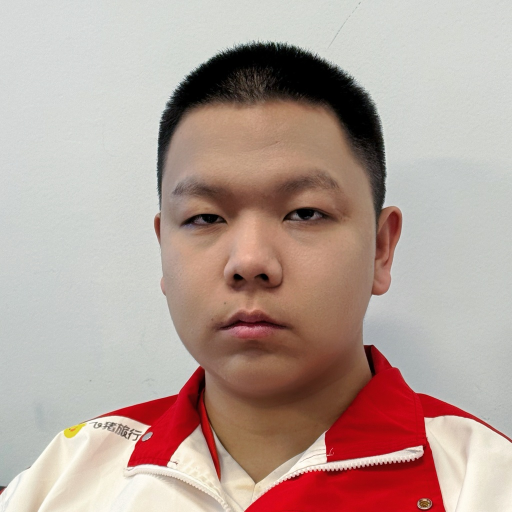
#> input picture docs/avatar_dashuai.jpg, 1024 x 1024 px, found by its file name (shown at 1/2 size)
$ python make_icon.py
#> lines starting #> are read from the running program, lines starting #| are printed output that depends on the picture
# -*- coding: utf-8 -*-
"""从角色头像生成 Android 应用图标（mipmap PNG，含圆角方形 + 圆形两套）。"""
import os
from PIL import Image, ImageDraw

BASE = os.path.dirname(os.path.abspath(__file__))
SRC = os.path.join(BASE, "..", "xiaoni-ai-persona", "pages", "avatar_dashuai.jpg")
OUT = os.path.join(BASE, "app", "src", "main", "res")

# 各密度的启动器图标尺寸（px）
SIZES = {
    "mipmap-mdpi": 48,
    "mipmap-hdpi": 72,
    "mipmap-xhdpi": 96,
    "mipmap-xxhdpi": 144,
    "mipmap-xxxhdpi": 192,
}


def rounded_square(img: Image.Image, size: int, radius_ratio: float = 0.22) -> Image.Image:
    """按指定尺寸生成圆角方形图标（带 8% 内边距与背景色）。"""
    canvas = Image.new("RGBA", (size, size), (10, 10, 10, 255))
    side = int(size * 0.84)
    thumb = img.resize((side, side), Image.LANCZOS)
    radius = int(size * radius_ratio)
    mask = Image.new("L", (side, side), 0)
    d = ImageDraw.Draw(mask)
    d.rounded_rectangle([0, 0, side - 1, side - 1], radius=radius, fill=255)
    canvas.paste(thumb, ((size - side) // 2, (size - side) // 2), mask)
    return canvas


def circle(img: Image.Image, size: int) -> Image.Image:
    """按指定尺寸生成圆形图标。"""
    side = int(size * 0.84)
    thumb = img.resize((side, side), Image.LANCZOS)
    mask = Image.new("L", (side, side), 0)
    d = ImageDraw.Draw(mask)
    d.ellipse([0, 0, side - 1, side - 1], fill=255)
    canvas = Image.new("RGBA", (size, size), (10, 10, 10, 255))
    canvas.paste(thumb, ((size - side) // 2, (size - side) // 2), mask)
    return canvas


def main():
    src = Image.open(SRC).convert("RGB")
#> src is the input picture: PIL image 1024x1024 RGB; mean R, G, B 182.3, 159.9, 152.1
    # 居中方形裁剪（头像一般为竖构图，裁成方形）
    w, h = src.size
#> w = 1024; h = 1024
    side = min(w, h)
#> side = 1024
    src = src.crop(((w - side) // 2, (h - side) // 2, (w + side) // 2, (h + side) // 2))

    for folder, size in SIZES.items():
        os.makedirs(os.path.join(OUT, folder), exist_ok=True)
        rounded_square(src, size).save(
            os.path.join(OUT, folder, "ic_launcher.png"))
        circle(src, size).save(
            os.path.join(OUT, folder, "ic_launcher_round.png"))
        print(f"{folder}: {size}px OK")
#> this loop made 5 passes
#> pass 1, in rounded_square, `thumb = img.resize((side, side), Image.LANCZOS)`:
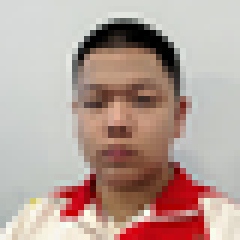
#> thumb: PIL image 40x40 RGB (shown 6 times larger); mean R, G, B 182.4, 160.2, 152.2
#> pass 1, in main, `rounded_square(src, size).save( os.path.join(OUT, folder, "ic_launcher..`:
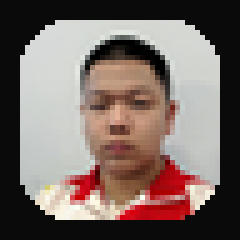
#> saved as ic_launcher.png: PIL image 48x48 RGBA (shown 5 times larger); mean R, G, B, A 121.4, 106.1, 100.9, 255


if __name__ == "__main__":
    main()
